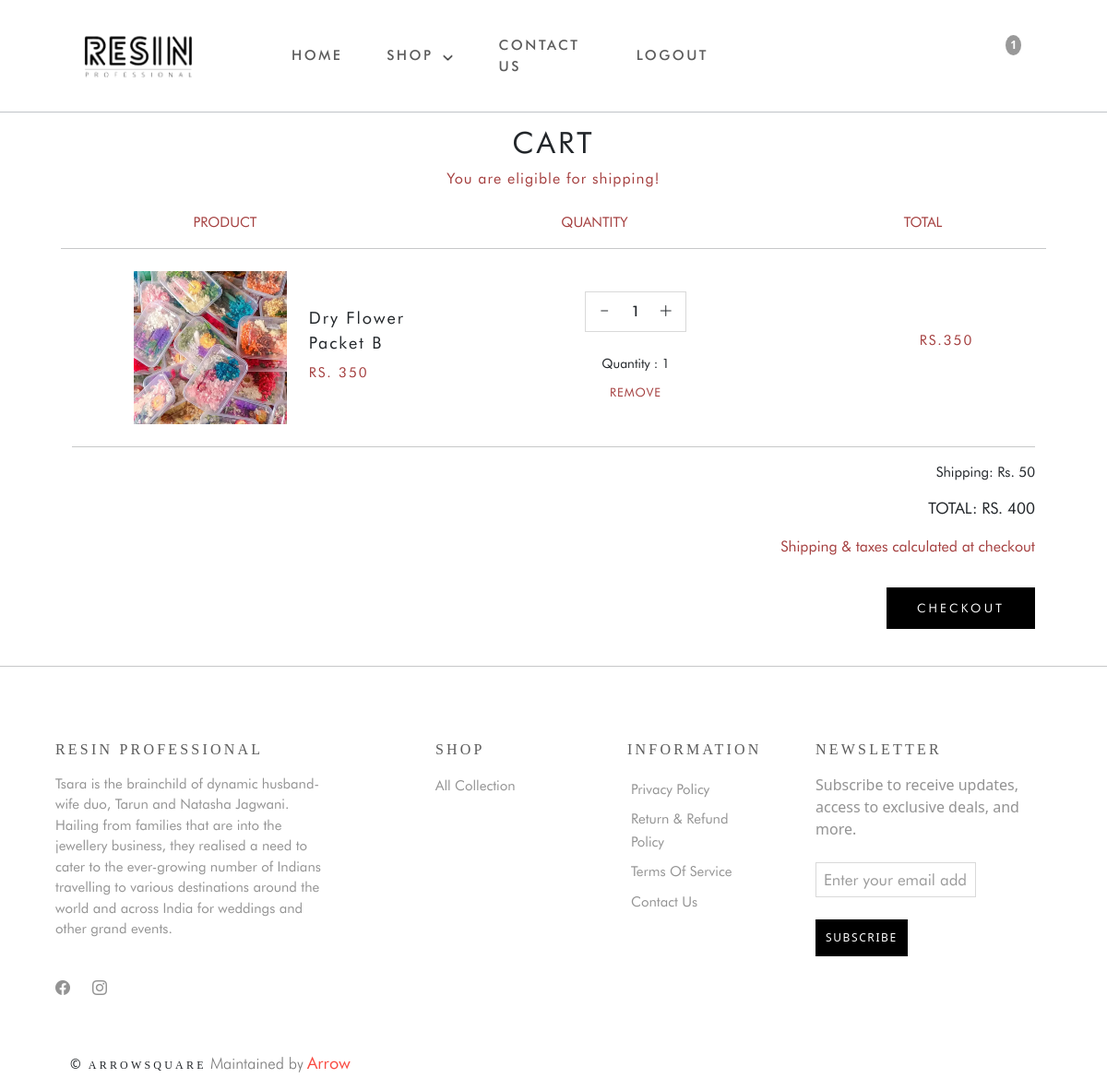
The app's page /cart/ (signed in) with its own data.
### myapp/models.py (models this page shows, shortened)
class Cart(models.Model):
    user=models.ForeignKey(User,on_delete = models.CASCADE)
    product = models.ForeignKey(AllProduct,on_delete =models.CASCADE)
    quantity = models.PositiveIntegerField(default=1)

class AllProduct(models.Model):
    add_in_best_seller = models.BooleanField(default=False)
    product_img = models.ImageField(upload_to="allproduct_img")
    product_name = models.CharField(max_length=800)
    product_price = models.PositiveIntegerField()
    product_details = models.TextField()
    category_nam = models.ForeignKey(Category,on_delete=models.CASCADE)
    slug = AutoSlugField(populate_from="product_name",unique=True,default=None,null=True)
    extra_img1 = models.ImageField(upload_to="product_view_slider_img/", blank=True, null=True)
    extra_img2 = models.ImageField(upload_to="product_view_slider_img/", blank=True, null=True)
    extra_img3 = models.ImageField(upload_to="product_view_slider_img/", blank=True, null=True)
    extra_img4 = models.ImageField(upload_to="product_view_slider_img/", blank=True, null=True)
    extra_img5 = models.ImageField(upload_to="product_view_slider_img/", blank=True, null=True)

### myapp/views.py (the view)
# urls.py: path("cart/",cart,name="cart"),
def cart(request):
    if request.user.is_authenticated:
        user = request.user
        cart = Cart.objects.filter(user=user)
        totalnumber = len(cart)
        amount = 0
        shipping = 50
        for item in cart:
            subtotal = item.quantity * item.product.product_price
            item.subtotal = subtotal
        for item in cart:
            temp = item.quantity * item.product.product_price
            amount += temp
        total = amount + shipping
        context = {
            'cart': cart,
            'amount': amount,
            'total': total,
            'totalnumber': totalnumber,
        }
        return render(request, "cart.html", context)
    return render(request, "cart.html")

### templates/cart.html (shortened to what this page needs)
{% extends 'base.html' %}
{% load static %}
{% block body %}
<div class="container p-md-5 pb-md-2 my-sm-5 my-md-0 my-4" id="cart-container">
    <h2 class="cart-h2 text-center">CART</h2>
    <p class="cart-p text-center m-0 p-0">You are eligible for shipping!</p>
{% if cart %}
    <div class="row py-2 py-md-4 pb-md-2 align-items-center justify-content-evenly gy-sm-4">
        <div class="col-lg-4 col-md-4 col-sm-4 title-cart">
            <p class="text-center cart-heading-p">PRODUCT</p>
        </div>
        <div class="col-lg-5 col-md-4 col-sm-4 title-cart">
            <p class="text-center cart-heading-p">QUANTITY</p>
        </div>
        <div class="col-lg-3 col-md-4 col-sm-4 title-cart">
            <p class="text-center cart-heading-p">TOTAL</p>
        </div>
        <hr class="cart-hr">
        {% for i in cart %}
            <div class="col-lg-4 col-md-4 py-4 pb-2 py-md-0 col-7 col-sm-5  align-items-center remove-closest">
              <a href="{% url 'productview' i.product.slug %}" class="text-decoration-none align-items-center text-dark d-flex gap-md-4  gap-3">
            <img src="{{i.product.product_img.url}}" alt="" class="cart-img">
            <div class="cart-pro-detail">
                <p class="cart-pro-name m-0 py-2">{{i.product.product_name}}</p>
                <p class="cart-price">RS.   {{i.product.product_price}}</p>
            </div>
            </a>
            </div>
            <div class="col-lg-3 col-md-3 py-3 pb-0 py-md-0 col-4 col-sm-4 align-items-center d-flex justify-content-center flex-column">
              <div class="cart-quantity mb-md-3">
                <a class="btn text-decoration-none btn-transparent minus-cart-in-cart rounded-0 minus"
                   id="minus-icon-cart-{{ forloop.counter }}"
                   pid="{{ i.product.id }}">
                    <i class="bi bi-dash minus-icon-cart"></i>
                </a>
                <span class="cart-quantity-input m-0 p-0" id="quan{{i.product.id}}">{{ i.quantity }}</span>
                <a class="btn text-decoration-none btn-transparent rounded-0 plus plus-cart-in-cart"
                   id="plus-icon-cart-{{ forloop.counter }}"
                   pid="{{ i.product.id }}">
                    <i class="bi bi-plus-lg plus-icon-cart"></i>
                </a>
            </div>
          <p class="quantity-name-in-cart mt-2 my-md-2 qu" id="qu2{{i.product.id}}">Quantity : {{i.quantity}}</p>
          <form action="{% url 'remove_cart' %}" method="POST" id="remove-form">
            <button type="submit" class="cart-remove-a bg-transparent border-0 text-center mt-0 remove-cart-item">REMOVE</button>
        </form>
            </div>
            <div class="col-lg-2 col-md-3 col-sm-3 text-end title-cart">
                <p class="cart-price ms-xl-3" id="subtotal{{i.product.id}}">RS.{{i.subtotal}}</p>
            </div>
            {% endfor %}
    </div>
    <hr>
    <div class="total-amount ms-sm-auto ms-4 w-50 text-sm-end" id="total-amount-div">
      <p class="total-amount-shipping">Shipping: Rs. 50</p>
      <p class="total-amount-p" id="total">TOTAL: RS. {{total}}</p>
      <p class="total-p">Shipping & taxes calculated at checkout</p>
      <a href="/checkout" class="text-decoration-none address-btn checkout-btn my-3" id="address-btn">CHECKOUT</a>
    </div>
{% else %}
<h3 class="text-center py-5">NO ITEMS IN YOUR CART...</h3>
{% endif %}
</div>
<hr>
{% endblock body %}

### records on screen
Cart: product.product_img (picture), product.product_name "Dry Flower Packet B", product.product_price "350", quantity "1", subtotal "350"

### other values on screen
{{ totalnumber }} "1"
{{ total }} "400"
